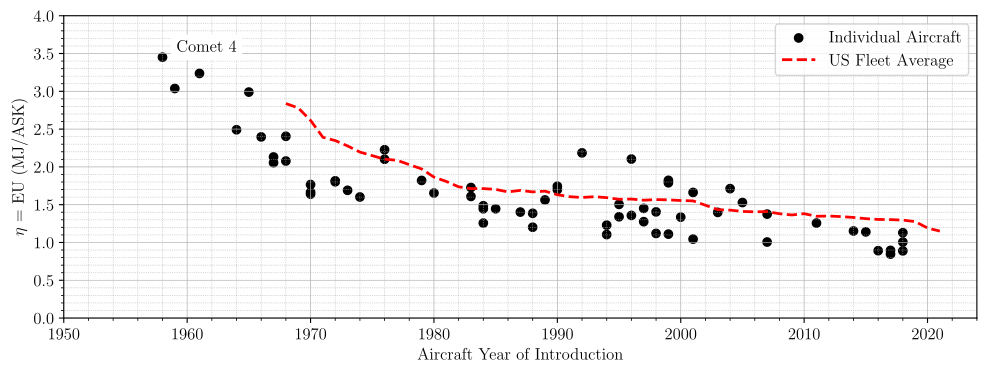

This chart was generated by the following Python code:
#%%
# runs code as interactive cell 
# https://code.visualstudio.com/docs/python/jupyter-support-py

# IMPORTS #######################################

# sys
import os
# plotting
import matplotlib.pyplot as plt
# unit conversion
cm = 1/2.54 # for inches-cm conversion
# time manipulation
from datetime import datetime
# data science
import numpy as np
import pandas as pd

# SETUP #########################################

plt.rcParams.update({
    "text.usetex": True,
    "font.family": "Arial",
    "font.sans-serif": "Computer Modern",
    'font.size': 12
})

# DATA IMPORT ###################################

df_acft = pd.read_excel(
    io = '../efficiency/data/data_29-11-2023.xlsx',
    sheet_name = 'data',
    usecols = lambda column: column in [
        'Name',
        'Type',
        'YOI',
        'EU (MJ/ASK)',
    ],
    dtype={
        'Name': str,
        'Type': str,
        'YOI': int,
        'EU (MJ/ASK)': float,
    },
    header = 0,
    engine = 'openpyxl'
)
df_annual = pd.read_excel(
    io = 'data/annualdata.xlsx',
    sheet_name = 'Sheet1',
    usecols = lambda column: column in [
        'Year',
        'EU (MJ/ASK)',
    ],
    dtype={
        'Year': int,
        'EU (MJ/ASK)': float,
    },
    header = 0,
    engine = 'openpyxl'
)

# DATA MANIPULATION #############################

list_dehavilland = ['Comet 1', 'Comet 4']
df_acft_dehavilland = df_acft[df_acft['Name'].isin(list_dehavilland)]

# FIGURE ########################################

# SETUP ######################

fig, ax = plt.subplots(
    num = 'main',
    nrows = 1,
    ncols = 1,
    dpi = 300,
    figsize=(30*cm, 10*cm), # A4=(210x297)mm,
)

# AXIS LIMITS ################

ax.set_xlim(1950, 2024)
ax.set_ylim(0, 4)

# TICKS AND LABELS ###########

ax.minorticks_on()
ax.tick_params(axis='x', which='minor', bottom=True)

# GRIDS ######################

ax.grid(which='major', axis='y', linestyle='-', linewidth = 0.5)
ax.grid(which='minor', axis='y', linestyle=':', linewidth = 0.5)
ax.grid(which='major', axis='x', linestyle='-', linewidth = 0.5)
ax.grid(which='minor', axis='x', linestyle=':', linewidth = 0.5)

# axes[0]IS LABELS ################

ax.set_xlabel('Aircraft Year of Introduction')
ax.set_ylabel("$\eta$ = EU (MJ/ASK)")

# PLOTTING ###################

ax.scatter(
    df_acft['YOI'],
    df_acft['EU (MJ/ASK)'],
    label = 'Individual Aircraft',
    color = 'black',
    marker = 'o',
)
ax.plot(
    df_annual['Year'],
    df_annual['EU (MJ/ASK)'],
    label = 'US Fleet Average',
    color = 'red',
    linestyle = '--',
    linewidth = 2
)

for index, row in df_acft_dehavilland.iterrows():
    ax.annotate(row['Name'], (row['YOI'], row['EU (MJ/ASK)']), textcoords="offset points", xytext=(10,4), ha='left', bbox=dict(facecolor='white', edgecolor='none'))

# LEGEND ####################

ax.legend(loc = 'upper right')

# EXPORT #########################################

file_path = os.path.abspath(__file__)
file_name = os.path.splitext(os.path.basename(file_path))[0]
figure_name: str = str(file_name + '.pdf')

plt.savefig(
    fname = figure_name,
    format="pdf",
    bbox_inches='tight',
    transparent = False
)
